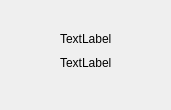
<?xml version="1.0" encoding="UTF-8"?>
<ui version="4.0">
 <class>Widget</class>
 <widget class="QWidget" name="Widget">
  <property name="geometry">
   <rect>
    <x>0</x>
    <y>0</y>
    <width>171</width>
    <height>110</height>
   </rect>
  </property>
  <property name="windowTitle">
   <string>Widget</string>
  </property>
  <widget class="QWidget" name="">
   <property name="geometry">
    <rect>
     <x>60</x>
     <y>30</y>
     <width>61</width>
     <height>41</height>
    </rect>
   </property>
   <layout class="QVBoxLayout" name="verticalLayout">
    <item>
     <widget class="QLabel" name="labHover">
      <property name="text">
       <string>TextLabel</string>
      </property>
     </widget>
    </item>
    <item>
     <widget class="QLabel" name="labDBClick">
      <property name="text">
       <string>TextLabel</string>
      </property>
     </widget>
    </item>
   </layout>
  </widget>
 </widget>
 <resources/>
 <connections/>
</ui>
